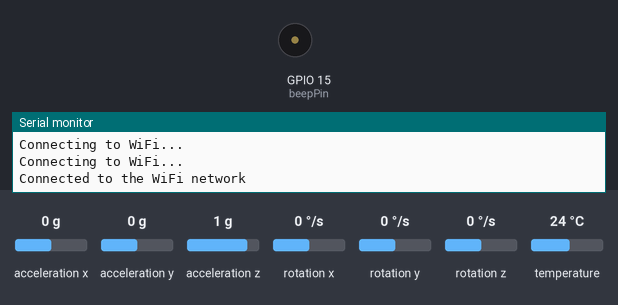
A sketch run on a simulated ESP32. Parts: buzzer (waves = sounding), the last lines printed to the serial monitor. Inputs (shaded band) come from the test bench; at power-on: rotation x 0 °/s, acceleration x 0 g, acceleration y 0 g, acceleration z 1 g, rotation y 0 °/s, rotation z 0 °/s, temperature 24 °C. WiFi joins after 1.5 s; servers stay silent unless stated; uploads are accepted with an empty reply.

Above: at 4.2 s.
4.3 s: rotation x set to -192 °/s
At 5.1 s:
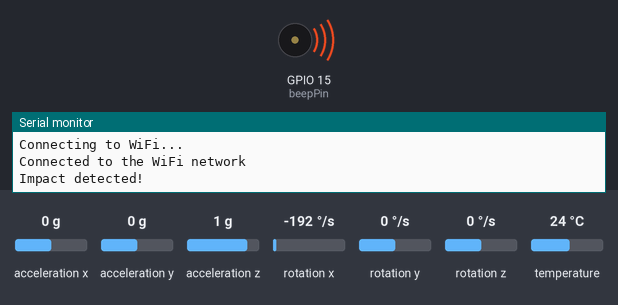
Timing chart, 0 to 7.3 s (numbered marks = the images above; inputs shaded):
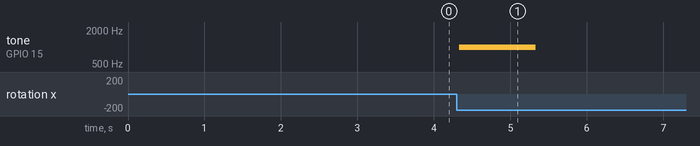

The sketch:

Final_Sensor1.ino
```cpp
// 가속도 및 자이로스코프 센서 값을 읽어옵니다.
// 현재 회전 변화 값을 이전 값과 비교하여 충격이 감지되었는지 확인합니다.
// 충격이 감지되면 충격 메시지를 출력하고 부저를 울리며, POST 요청을 보낼 준비를 합니다.
// 충격 이벤트 발생 후 Wi-Fi 연결이 확인되면 서버로 데이터를 전송합니다.
// 1분이 경과한 경우, Wi-Fi 연결 상태를 확인하고 "0" 값을 서버로 전송합니다.
// 회전 값을 업데이트하고, 일정 시간 지연합니다.

//마지막 수정 : 2023.05.26

#include <Adafruit_MPU6050.h>
#include <Adafruit_Sensor.h>
#include <Wire.h>
#include <WiFi.h>
#include <HTTPClient.h>

const char* ssid = "ubicomp"; // Wi-Fi SSID
const char* password = "ubicomp407"; // Wi-Fi Password
const char* server = "203.253.128.177"; // 모비우스 서버 IP 주소
const int port = 7579; // 모비우스 서버 포트
const String cnt = "fopt";
const String ae = "GrDGZ4"; // Group -> KETIDGZ_{earthquake, led, buzzer}이 binding되어있음
const String cin = "5.5 earthquake"; // 전송할 데이터

Adafruit_MPU6050 mpu;

// 변수 선언
float prev_rotationX, prev_rotationY, prev_rotationZ;
float rotationThreshold = 1.0; // 회전 변화 임계값 (조정 가능)

const int beepPin = 15; // 부저를 제어하는 핀 번호

bool postRequested = false;
unsigned long postTimestamp = 0;

//부저 제어 함수
void controlBuzzer(){
  // 부저 제어
  tone(beepPin, 1000, 1000); // 1초 동안 1kHz 주파수로 소리 출력
  delay(2000); // 소리 재생 시간

  noTone(beepPin); // 부저 소리 중지
}

void setup(void) {
  Serial.begin(115200);

  // MPU6050 초기화
  if (!mpu.begin()) {
    Serial.println("Failed to find MPU6050 chip");
    while (1) {
      delay(10);
    }
  }
  Serial.println("MPU6050 Found!");

  delay(1000); // Delay needed before calling the WiFi.begin
  WiFi.begin(ssid, password);

  while (WiFi.status() != WL_CONNECTED) { // Check for the connection
    delay(1000);
    Serial.println("Connecting to WiFi...");
  }

  Serial.println("Connected to the WiFi network");


  ledcSetup(0, 1E4, 10); // 톤 생성을 위한 LEDC 설정
  ledcAttachPin(beepPin, 0); // 부저 핀을 LEDC 채널에 연결
}

void sendPostRequest(const String& payload) {
  HTTPClient http;

  http.begin("http://" + String(server) + ":" + String(port) + "/Mobius/" + ae + "/" + cnt); // Specify destination for HTTP request
  http.addHeader("Content-Type", "application/vnd.onem2m-res+json; ty=4");
  http.addHeader("Accept", "application/json");
  http.addHeader("X-M2M-RI", "12345");
  http.addHeader("X-M2M-Origin", ae);
  int httpResponseCode = http.POST(payload); // Send the actual POST request

  if (httpResponseCode > 0) {
    String response = http.getString(); // Get the response to the request

    Serial.println(httpResponseCode); // Print return code
    Serial.println(response); // Print request answer
  } else {
    Serial.print("Error on sending POST: ");
    Serial.println(httpResponseCode);
  }

  http.end(); // Free resources
}

void loop() {
  /* Get new sensor events with the readings */
  sensors_event_t a, g, temp;
  mpu.getEvent(&a, &g, &temp);

  // 회전 변화 계산
  float rotationX = g.gyro.x;
  float rotationY = g.gyro.y;
  float rotationZ = g.gyro.z;

  float delta_rotationX = abs(rotationX - prev_rotationX);
  float delta_rotationY = abs(rotationY - prev_rotationY);
  float delta_rotationZ = abs(rotationZ - prev_rotationZ);

  // 충격 판단
  if (delta_rotationX > rotationThreshold || delta_rotationY > rotationThreshold || delta_rotationZ > rotationThreshold) {
    Serial.println("Impact detected!"); // 충격 감지 메시지 출력
    controlBuzzer();

    postRequested = true; // 충격 발생 후 POST 요청 플래그 설정
    postTimestamp = millis(); // 현재 시간 기록
  }

  if (postRequested && WiFi.status() == WL_CONNECTED) { // 충격 발생 후 Wi-Fi 연결 상태 확인
    String payload = "{\"m2m:cin\": {\"con\": \"" + cin + "\"}}"; // 전송할 데이터
    sendPostRequest(payload);
    postRequested = false; // POST 요청 플래그 초기화
  }

  // 1분 후에 "0" 값을 POST
  if (!postRequested && millis() - postTimestamp >= 60000) {
    if (WiFi.status() == WL_CONNECTED) { // Check WiFi connection status
      String payload = "{\"m2m:cin\": {\"con\": \"0\"}}"; // 전송할 데이터
      sendPostRequest(payload);
    } else {
      Serial.println("Error in WiFi connection");
    }

    postTimestamp = millis(); // Reset the timer
  }

  prev_rotationX = rotationX;
  prev_rotationY = rotationY;
  prev_rotationZ = rotationZ;

  delay(100); // 회전 변화를 측정하는 적절한 간격으로 조정 가능
}
```

Measured:
- after the input at 4.3 s, tone on GPIO 15 (beepPin): silent → 1000 Hz at once, → silent 1.0 s later
